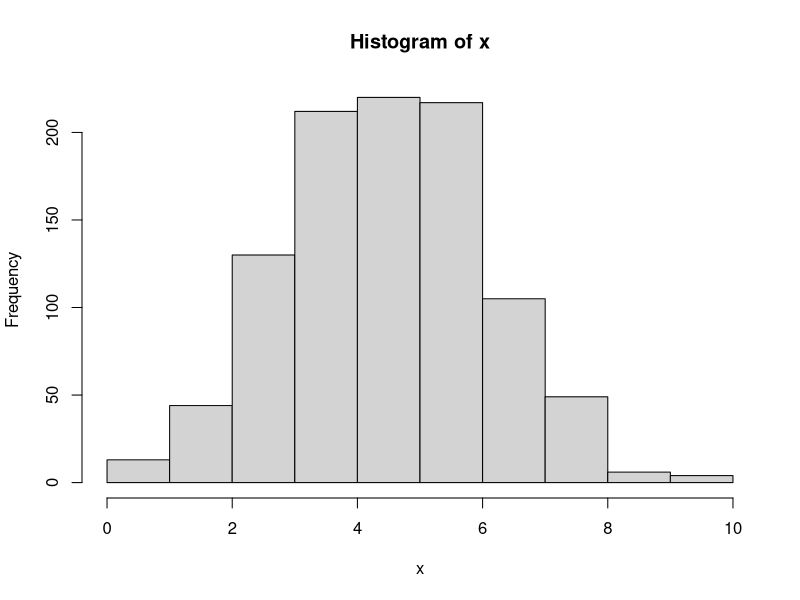

Source code (R):
## ---- chunk 1
10+5
70*81
2**4
2^4
log(10)       					
log(16, 2)    					
log(1000, 10)   				
## ---- chunk 2
dbinom(x=3, size=10, prob=0.5) 	# Compute P(X=3) for X~B(n=10, p=0.5) 
## ---- chunk 3
dbinom(3, 10, 0.5)
## ---- chunk 4
pbinom(q=3, size=10, prob=0.5) # Compute P(X<=3) for X~B(n=10, p=0.5)  	
## ---- chunk 5
qbinom(p=0.1718, size=10, prob=0.5) # For X~B(n=10, p=0.5) returns k such that P(X<=k)=0.1718
## ---- chunk 6
rbinom(n=1, size=10, prob=0.5) 	
rbinom(n=10, size=10, prob=0.5)
rbinom(n=100, size=10, prob=0.5)
## ---- chunk 7
x = rbinom(n=1000, size=10, prob=0.5) # Works. Bad style.
x <- rbinom(n=1000, size=10, prob=0.5) # Asignments into a variable named "x"
## ---- chunk 8
x
print(x)  
(x <- rbinom(n=1000, size=10, prob=0.5))  # Assign and print.
## ---- chunk 9
mean(x)  
var(x)  
hist(x)  
rm(x) # remove variable
